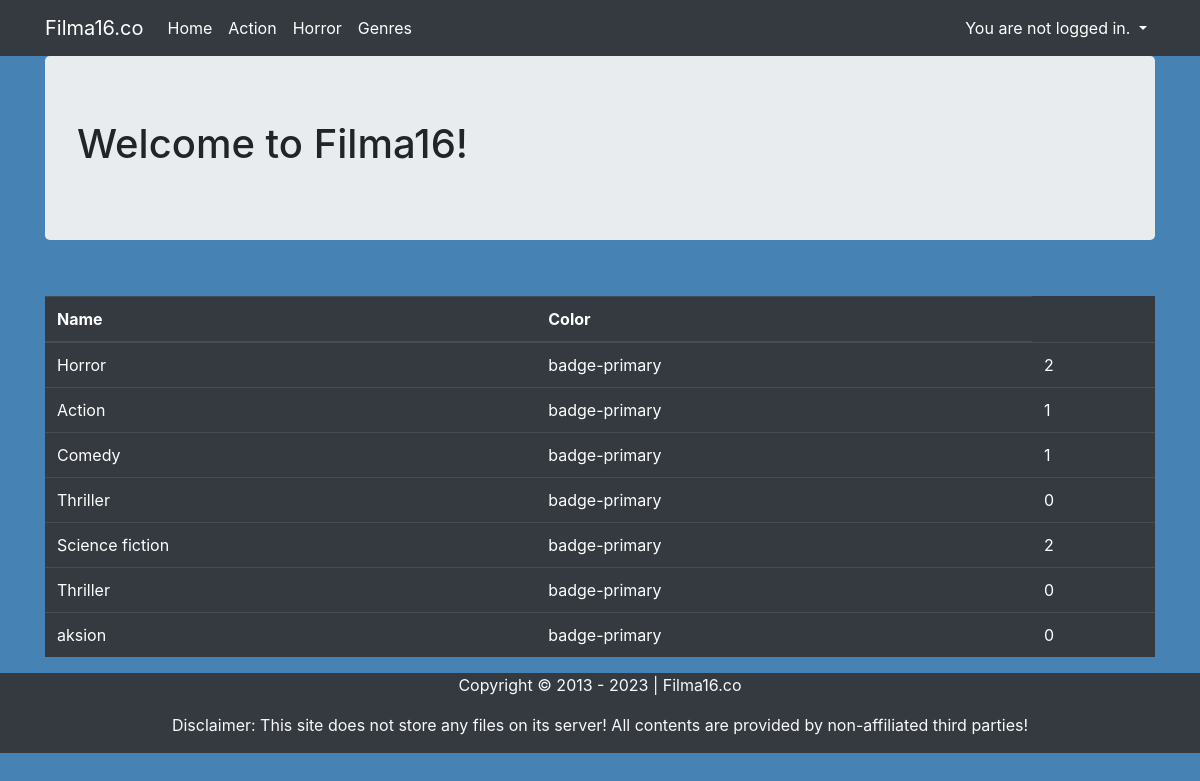
/genre, run on the app's committed database.
### viewer/models.py (models this page shows, shortened)
class Genre(models.Model):
    name = models.CharField(max_length=128)
    color = models.CharField(max_length=40, choices=[
        ("badge-primary", "Primary"),
        ("badge-secondary", "Secondary"),
        ("badge-success", "Success"),
        ("badge-danger", "Danger"),
        ("badge-warning", "Warning"),
        ("badge-info", "Info"),
        ("badge-light", "Light"),
        ("badge-dark", "Dark"),
    ],
        default='badge-primary'
    )

### viewer/views.py (the view)
# urls.py: path('genre', GenreListView.as_view(), name='genre'),
class GenreListView(ListView):
    template_name = 'all_genre.html'
    model = Genre

### viewer/templates/all_genre.html (shortened to what this page needs)
{% extends "base.html" %}
{% block content %}
<h1>Welcome to Filma16!</h1>
{% endblock %}
{% block content1 %}
<br/>
<div class="row">
    <div class="col">
        <table class="table table-dark">
            <thead>
            <tr>
                <th scope="col">Name</th>
                <th scope="col">Color</th>
            </tr>
            </thead>
            <tbody>
            {% for genre in object_list %}
            <tr>
                <td>{{ genre.name }}</td>
                <td>{{ genre.color }}</td>
                <td>{{ genre.movie_set.count }}</td>
            </tr>
            {% endfor %}
            </tbody>
        </table>
    </div>
</div>
{% endblock %}

### data on the page
Genre: name "Horror", color "badge-primary", movie_set.count "2"
Genre: name "Action", color "badge-primary", movie_set.count "1"
Genre: name "Comedy", color "badge-primary", movie_set.count "1"
Genre: name "Thriller", color "badge-primary", movie_set.count "0"
Genre: name "Science fiction", color "badge-primary", movie_set.count "2"
Genre: name "Thriller", color "badge-primary", movie_set.count "0"
Genre: name "aksion", color "badge-primary", movie_set.count "0"
